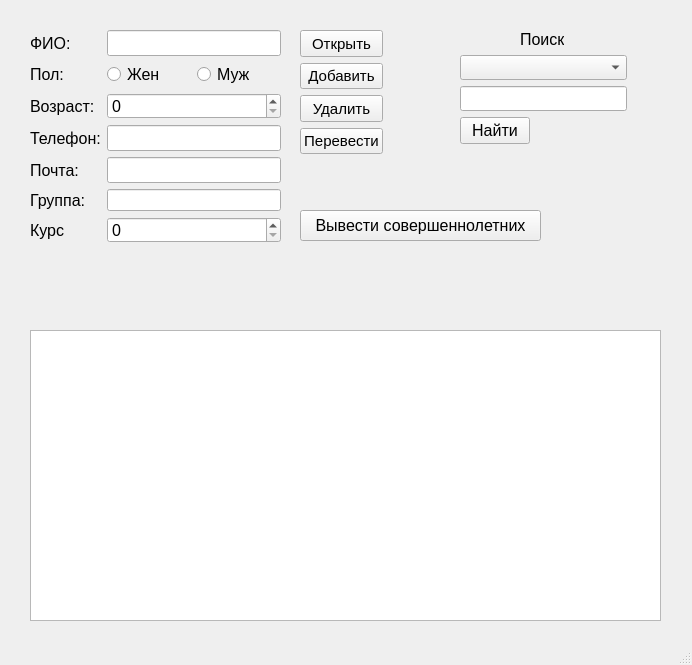
<?xml version="1.0" encoding="UTF-8"?>
<ui version="4.0">
 <class>MainWindow</class>
 <widget class="QMainWindow" name="MainWindow">
  <property name="geometry">
   <rect>
    <x>0</x>
    <y>0</y>
    <width>692</width>
    <height>665</height>
   </rect>
  </property>
  <property name="windowTitle">
   <string>Студенты</string>
  </property>
  <widget class="QWidget" name="centralwidget">
   <widget class="QTableWidget" name="twStudents">
    <property name="geometry">
     <rect>
      <x>30</x>
      <y>330</y>
      <width>631</width>
      <height>291</height>
     </rect>
    </property>
    <property name="font">
     <font>
      <pointsize>10</pointsize>
     </font>
    </property>
   </widget>
   <widget class="QWidget" name="layoutWidget">
    <property name="geometry">
     <rect>
      <x>30</x>
      <y>30</y>
      <width>251</width>
      <height>213</height>
     </rect>
    </property>
    <layout class="QFormLayout" name="formLayout">
     <item row="0" column="0">
      <widget class="QLabel" name="label">
       <property name="sizePolicy">
        <sizepolicy hsizetype="Preferred" vsizetype="Preferred">
         <horstretch>3</horstretch>
         <verstretch>2</verstretch>
        </sizepolicy>
       </property>
       <property name="font">
        <font>
         <pointsize>12</pointsize>
        </font>
       </property>
       <property name="text">
        <string>ФИО:</string>
       </property>
      </widget>
     </item>
     <item row="0" column="1">
      <widget class="QLineEdit" name="leFio">
       <property name="font">
        <font>
         <pointsize>12</pointsize>
        </font>
       </property>
      </widget>
     </item>
     <item row="1" column="0">
      <widget class="QLabel" name="label_2">
       <property name="sizePolicy">
        <sizepolicy hsizetype="Preferred" vsizetype="Preferred">
         <horstretch>3</horstretch>
         <verstretch>2</verstretch>
        </sizepolicy>
       </property>
       <property name="font">
        <font>
         <pointsize>12</pointsize>
        </font>
       </property>
       <property name="text">
        <string>Пол:</string>
       </property>
      </widget>
     </item>
     <item row="1" column="1">
      <layout class="QHBoxLayout" name="horizontalLayout">
       <item>
        <widget class="QRadioButton" name="rbFemale">
         <property name="font">
          <font>
           <pointsize>12</pointsize>
          </font>
         </property>
         <property name="text">
          <string>Жен</string>
         </property>
         <attribute name="buttonGroup">
          <string notr="true">buttonGroup</string>
         </attribute>
        </widget>
       </item>
       <item>
        <widget class="QRadioButton" name="rbMale">
         <property name="font">
          <font>
           <pointsize>12</pointsize>
          </font>
         </property>
         <property name="text">
          <string>Муж</string>
         </property>
         <attribute name="buttonGroup">
          <string notr="true">buttonGroup</string>
         </attribute>
        </widget>
       </item>
      </layout>
     </item>
     <item row="2" column="0">
      <widget class="QLabel" name="label_3">
       <property name="sizePolicy">
        <sizepolicy hsizetype="Preferred" vsizetype="Preferred">
         <horstretch>3</horstretch>
         <verstretch>2</verstretch>
        </sizepolicy>
       </property>
       <property name="font">
        <font>
         <pointsize>12</pointsize>
        </font>
       </property>
       <property name="text">
        <string>Возраст:</string>
       </property>
      </widget>
     </item>
     <item row="2" column="1">
      <widget class="QSpinBox" name="sbAge">
       <property name="font">
        <font>
         <pointsize>12</pointsize>
        </font>
       </property>
      </widget>
     </item>
     <item row="3" column="0">
      <widget class="QLabel" name="label_4">
       <property name="sizePolicy">
        <sizepolicy hsizetype="Preferred" vsizetype="Preferred">
         <horstretch>3</horstretch>
         <verstretch>2</verstretch>
        </sizepolicy>
       </property>
       <property name="font">
        <font>
         <pointsize>12</pointsize>
        </font>
       </property>
       <property name="text">
        <string>Телефон:</string>
       </property>
      </widget>
     </item>
     <item row="3" column="1">
      <widget class="QLineEdit" name="lePhone">
       <property name="font">
        <font>
         <pointsize>12</pointsize>
        </font>
       </property>
       <property name="toolTip">
        <string/>
       </property>
       <property name="inputMask">
        <string/>
       </property>
      </widget>
     </item>
     <item row="4" column="0">
      <widget class="QLabel" name="label_5">
       <property name="sizePolicy">
        <sizepolicy hsizetype="Preferred" vsizetype="Preferred">
         <horstretch>3</horstretch>
         <verstretch>2</verstretch>
        </sizepolicy>
       </property>
       <property name="font">
        <font>
         <pointsize>12</pointsize>
        </font>
       </property>
       <property name="text">
        <string>Почта:</string>
       </property>
      </widget>
     </item>
     <item row="4" column="1">
      <widget class="QLineEdit" name="leEmail">
       <property name="font">
        <font>
         <pointsize>12</pointsize>
        </font>
       </property>
      </widget>
     </item>
     <item row="5" column="0">
      <widget class="QLabel" name="label_7">
       <property name="sizePolicy">
        <sizepolicy hsizetype="Preferred" vsizetype="Preferred">
         <horstretch>3</horstretch>
         <verstretch>2</verstretch>
        </sizepolicy>
       </property>
       <property name="font">
        <font>
         <pointsize>12</pointsize>
        </font>
       </property>
       <property name="text">
        <string>Группа:</string>
       </property>
      </widget>
     </item>
     <item row="6" column="0">
      <widget class="QLabel" name="label_6">
       <property name="sizePolicy">
        <sizepolicy hsizetype="Preferred" vsizetype="Preferred">
         <horstretch>3</horstretch>
         <verstretch>2</verstretch>
        </sizepolicy>
       </property>
       <property name="font">
        <font>
         <pointsize>12</pointsize>
        </font>
       </property>
       <property name="text">
        <string>Курс</string>
       </property>
      </widget>
     </item>
     <item row="6" column="1">
      <widget class="QSpinBox" name="sbCurs">
       <property name="font">
        <font>
         <pointsize>12</pointsize>
        </font>
       </property>
      </widget>
     </item>
     <item row="5" column="1">
      <widget class="QLineEdit" name="leGroup"/>
     </item>
    </layout>
   </widget>
   <widget class="QWidget" name="layoutWidget">
    <property name="geometry">
     <rect>
      <x>300</x>
      <y>30</y>
      <width>83</width>
      <height>124</height>
     </rect>
    </property>
    <layout class="QVBoxLayout" name="verticalLayout">
     <item>
      <widget class="QPushButton" name="pbOpen">
       <property name="sizePolicy">
        <sizepolicy hsizetype="Expanding" vsizetype="Expanding">
         <horstretch>0</horstretch>
         <verstretch>0</verstretch>
        </sizepolicy>
       </property>
       <property name="font">
        <font>
         <pointsize>11</pointsize>
        </font>
       </property>
       <property name="mouseTracking">
        <bool>false</bool>
       </property>
       <property name="tabletTracking">
        <bool>false</bool>
       </property>
       <property name="inputMethodHints">
        <set>Qt::ImhNone</set>
       </property>
       <property name="text">
        <string>Открыть</string>
       </property>
       <property name="autoDefault">
        <bool>false</bool>
       </property>
      </widget>
     </item>
     <item>
      <widget class="QPushButton" name="pbInsert">
       <property name="sizePolicy">
        <sizepolicy hsizetype="Expanding" vsizetype="Expanding">
         <horstretch>0</horstretch>
         <verstretch>0</verstretch>
        </sizepolicy>
       </property>
       <property name="font">
        <font>
         <pointsize>11</pointsize>
        </font>
       </property>
       <property name="mouseTracking">
        <bool>false</bool>
       </property>
       <property name="tabletTracking">
        <bool>false</bool>
       </property>
       <property name="inputMethodHints">
        <set>Qt::ImhNone</set>
       </property>
       <property name="text">
        <string>Добавить</string>
       </property>
       <property name="autoDefault">
        <bool>false</bool>
       </property>
      </widget>
     </item>
     <item>
      <widget class="QPushButton" name="pbDelete">
       <property name="sizePolicy">
        <sizepolicy hsizetype="Expanding" vsizetype="Expanding">
         <horstretch>0</horstretch>
         <verstretch>0</verstretch>
        </sizepolicy>
       </property>
       <property name="font">
        <font>
         <pointsize>11</pointsize>
        </font>
       </property>
       <property name="mouseTracking">
        <bool>false</bool>
       </property>
       <property name="tabletTracking">
        <bool>false</bool>
       </property>
       <property name="inputMethodHints">
        <set>Qt::ImhNone</set>
       </property>
       <property name="text">
        <string>Удалить</string>
       </property>
       <property name="autoDefault">
        <bool>false</bool>
       </property>
      </widget>
     </item>
     <item>
      <widget class="QPushButton" name="pbNext">
       <property name="sizePolicy">
        <sizepolicy hsizetype="Expanding" vsizetype="Expanding">
         <horstretch>0</horstretch>
         <verstretch>0</verstretch>
        </sizepolicy>
       </property>
       <property name="font">
        <font>
         <pointsize>11</pointsize>
        </font>
       </property>
       <property name="mouseTracking">
        <bool>false</bool>
       </property>
       <property name="tabletTracking">
        <bool>false</bool>
       </property>
       <property name="inputMethodHints">
        <set>Qt::ImhNone</set>
       </property>
       <property name="text">
        <string>Перевести</string>
       </property>
       <property name="autoDefault">
        <bool>false</bool>
       </property>
      </widget>
     </item>
    </layout>
   </widget>
   <widget class="QPushButton" name="pbFind">
    <property name="geometry">
     <rect>
      <x>460</x>
      <y>117</y>
      <width>70</width>
      <height>27</height>
     </rect>
    </property>
    <property name="font">
     <font>
      <pointsize>12</pointsize>
     </font>
    </property>
    <property name="text">
     <string>Найти</string>
    </property>
   </widget>
   <widget class="QLineEdit" name="leFind">
    <property name="enabled">
     <bool>true</bool>
    </property>
    <property name="geometry">
     <rect>
      <x>460</x>
      <y>86</y>
      <width>167</width>
      <height>25</height>
     </rect>
    </property>
    <property name="sizePolicy">
     <sizepolicy hsizetype="Expanding" vsizetype="Maximum">
      <horstretch>0</horstretch>
      <verstretch>0</verstretch>
     </sizepolicy>
    </property>
    <property name="font">
     <font>
      <pointsize>12</pointsize>
     </font>
    </property>
   </widget>
   <widget class="QComboBox" name="cbColNames">
    <property name="geometry">
     <rect>
      <x>460</x>
      <y>55</y>
      <width>167</width>
      <height>25</height>
     </rect>
    </property>
    <property name="sizePolicy">
     <sizepolicy hsizetype="Preferred" vsizetype="Maximum">
      <horstretch>0</horstretch>
      <verstretch>0</verstretch>
     </sizepolicy>
    </property>
    <property name="font">
     <font>
      <pointsize>12</pointsize>
     </font>
    </property>
   </widget>
   <widget class="QLabel" name="label_8">
    <property name="geometry">
     <rect>
      <x>520</x>
      <y>30</y>
      <width>44</width>
      <height>19</height>
     </rect>
    </property>
    <property name="sizePolicy">
     <sizepolicy hsizetype="Preferred" vsizetype="Preferred">
      <horstretch>3</horstretch>
      <verstretch>2</verstretch>
     </sizepolicy>
    </property>
    <property name="font">
     <font>
      <pointsize>12</pointsize>
     </font>
    </property>
    <property name="text">
     <string>Поиск</string>
    </property>
   </widget>
   <widget class="QPushButton" name="pbAdults">
    <property name="geometry">
     <rect>
      <x>300</x>
      <y>210</y>
      <width>241</width>
      <height>31</height>
     </rect>
    </property>
    <property name="font">
     <font>
      <pointsize>12</pointsize>
     </font>
    </property>
    <property name="text">
     <string>Вывести совершеннолетних</string>
    </property>
   </widget>
  </widget>
  <widget class="QMenuBar" name="menubar">
   <property name="geometry">
    <rect>
     <x>0</x>
     <y>0</y>
     <width>692</width>
     <height>21</height>
    </rect>
   </property>
  </widget>
  <widget class="QStatusBar" name="statusbar"/>
 </widget>
 <resources/>
 <connections/>
 <buttongroups>
  <buttongroup name="buttonGroup"/>
 </buttongroups>
</ui>
